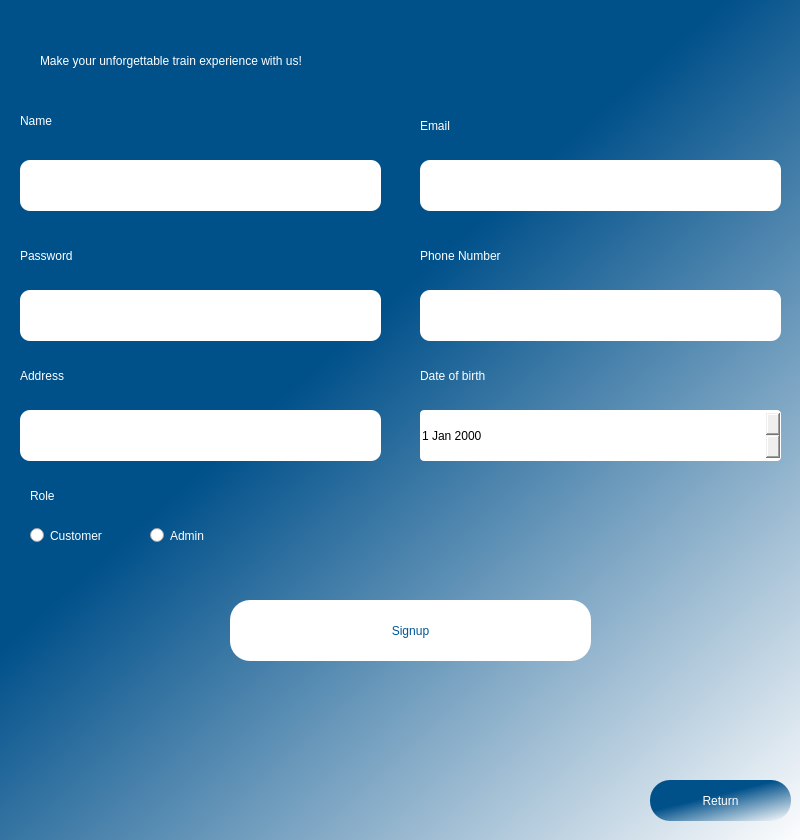
<?xml version="1.0" encoding="UTF-8"?>
<ui version="4.0">
 <class>Dialog</class>
 <widget class="QDialog" name="Dialog">
  <property name="geometry">
   <rect>
    <x>0</x>
    <y>0</y>
    <width>800</width>
    <height>840</height>
   </rect>
  </property>
  <property name="windowTitle">
   <string>Dialog</string>
  </property>
  <widget class="QWidget" name="frame" native="true">
   <property name="geometry">
    <rect>
     <x>0</x>
     <y>0</y>
     <width>800</width>
     <height>850</height>
    </rect>
   </property>
   <property name="styleSheet">
    <string notr="true">QWidget#frame{
    
	background-color: qlineargradient(spread:pad, x1:0.467, y1:0.37, x2:1, y2:1, stop:0 rgba(0, 80, 138, 255), stop:1 rgba(255, 255, 255, 255));
	
}</string>
   </property>
   <widget class="QLabel" name="title">
    <property name="geometry">
     <rect>
      <x>40</x>
      <y>30</y>
      <width>721</width>
      <height>61</height>
     </rect>
    </property>
    <property name="styleSheet">
     <string notr="true">font: 20 20pt &quot;Sitka Heading Semibold&quot;;
color: rgb(255, 255, 255);</string>
    </property>
    <property name="text">
     <string>Make your unforgettable train experience with us!</string>
    </property>
   </widget>
   <widget class="QLineEdit" name="inputName">
    <property name="geometry">
     <rect>
      <x>20</x>
      <y>160</y>
      <width>361</width>
      <height>51</height>
     </rect>
    </property>
    <property name="styleSheet">
     <string notr="true">border-radius: 10px;
</string>
    </property>
   </widget>
   <widget class="QLineEdit" name="inputEmail">
    <property name="geometry">
     <rect>
      <x>420</x>
      <y>160</y>
      <width>361</width>
      <height>51</height>
     </rect>
    </property>
    <property name="styleSheet">
     <string notr="true">border-radius: 10px;</string>
    </property>
   </widget>
   <widget class="QLabel" name="nameLabel">
    <property name="geometry">
     <rect>
      <x>20</x>
      <y>100</y>
      <width>211</width>
      <height>41</height>
     </rect>
    </property>
    <property name="styleSheet">
     <string notr="true">font: 20 17pt &quot;Sitka Heading Semibold&quot;;
color: rgb(255, 255, 255);</string>
    </property>
    <property name="text">
     <string>Name</string>
    </property>
   </widget>
   <widget class="QLabel" name="emailLabel">
    <property name="geometry">
     <rect>
      <x>420</x>
      <y>110</y>
      <width>181</width>
      <height>31</height>
     </rect>
    </property>
    <property name="styleSheet">
     <string notr="true">font: 20 17pt &quot;Sitka Heading Semibold&quot;;
color: rgb(255, 255, 255);</string>
    </property>
    <property name="text">
     <string>Email</string>
    </property>
   </widget>
   <widget class="QPushButton" name="signupButton">
    <property name="geometry">
     <rect>
      <x>230</x>
      <y>600</y>
      <width>361</width>
      <height>61</height>
     </rect>
    </property>
    <property name="styleSheet">
     <string notr="true">QPushButton{
border-radius: 20px;
background-color: rgb(255, 255, 255);
font: 63 12pt &quot;Sitka Small Semibold&quot;;
color:rgb(0, 86, 148);
}

QPushButton:hover{
	background-color: #00508a;
	color:white;
}</string>
    </property>
    <property name="text">
     <string>Signup</string>
    </property>
   </widget>
   <widget class="QLineEdit" name="inputPassword">
    <property name="geometry">
     <rect>
      <x>20</x>
      <y>290</y>
      <width>361</width>
      <height>51</height>
     </rect>
    </property>
    <property name="styleSheet">
     <string notr="true">border-radius: 10px;</string>
    </property>
   </widget>
   <widget class="QLineEdit" name="inputNumber">
    <property name="geometry">
     <rect>
      <x>420</x>
      <y>290</y>
      <width>361</width>
      <height>51</height>
     </rect>
    </property>
    <property name="styleSheet">
     <string notr="true">border-radius: 10px;</string>
    </property>
   </widget>
   <widget class="QLabel" name="passwordLabel">
    <property name="geometry">
     <rect>
      <x>20</x>
      <y>240</y>
      <width>181</width>
      <height>31</height>
     </rect>
    </property>
    <property name="styleSheet">
     <string notr="true">font: 20 17pt &quot;Sitka Heading Semibold&quot;;
color: rgb(255, 255, 255);</string>
    </property>
    <property name="text">
     <string>Password</string>
    </property>
   </widget>
   <widget class="QLabel" name="phoneLabel">
    <property name="geometry">
     <rect>
      <x>420</x>
      <y>240</y>
      <width>181</width>
      <height>31</height>
     </rect>
    </property>
    <property name="styleSheet">
     <string notr="true">font: 20 17pt &quot;Sitka Heading Semibold&quot;;
color: rgb(255, 255, 255);</string>
    </property>
    <property name="text">
     <string>Phone Number</string>
    </property>
   </widget>
   <widget class="QLabel" name="dobLabel">
    <property name="geometry">
     <rect>
      <x>420</x>
      <y>360</y>
      <width>181</width>
      <height>31</height>
     </rect>
    </property>
    <property name="styleSheet">
     <string notr="true">font: 20 17pt &quot;Sitka Heading Semibold&quot;;
color: rgb(255, 255, 255);</string>
    </property>
    <property name="text">
     <string>Date of birth</string>
    </property>
   </widget>
   <widget class="QLineEdit" name="inputAddress">
    <property name="geometry">
     <rect>
      <x>20</x>
      <y>410</y>
      <width>361</width>
      <height>51</height>
     </rect>
    </property>
    <property name="styleSheet">
     <string notr="true">border-radius: 10px;</string>
    </property>
   </widget>
   <widget class="QLabel" name="addressLabel">
    <property name="geometry">
     <rect>
      <x>20</x>
      <y>360</y>
      <width>181</width>
      <height>31</height>
     </rect>
    </property>
    <property name="styleSheet">
     <string notr="true">font: 20 17pt &quot;Sitka Heading Semibold&quot;;
color: rgb(255, 255, 255);</string>
    </property>
    <property name="text">
     <string>Address</string>
    </property>
   </widget>
   <widget class="QLabel" name="roleLabel">
    <property name="geometry">
     <rect>
      <x>30</x>
      <y>480</y>
      <width>181</width>
      <height>31</height>
     </rect>
    </property>
    <property name="styleSheet">
     <string notr="true">font: 20 17pt &quot;Sitka Heading Semibold&quot;;
color: rgb(255, 255, 255);</string>
    </property>
    <property name="text">
     <string>Role</string>
    </property>
   </widget>
   <widget class="QDateEdit" name="inputDob">
    <property name="geometry">
     <rect>
      <x>420</x>
      <y>410</y>
      <width>361</width>
      <height>51</height>
     </rect>
    </property>
    <property name="styleSheet">
     <string notr="true">border-radius: 4px;
font: 20 17pt &quot;Sitka Heading Semibold&quot;;
color: black;</string>
    </property>
    <property name="maximumDateTime">
     <datetime>
      <hour>23</hour>
      <minute>59</minute>
      <second>59</second>
      <year>2023</year>
      <month>5</month>
      <day>21</day>
     </datetime>
    </property>
    <property name="minimumDateTime">
     <datetime>
      <hour>0</hour>
      <minute>0</minute>
      <second>0</second>
      <year>1900</year>
      <month>1</month>
      <day>1</day>
     </datetime>
    </property>
    <property name="maximumTime">
     <time>
      <hour>23</hour>
      <minute>59</minute>
      <second>59</second>
     </time>
    </property>
   </widget>
   <widget class="QRadioButton" name="customerRadioButton">
    <property name="geometry">
     <rect>
      <x>30</x>
      <y>510</y>
      <width>101</width>
      <height>51</height>
     </rect>
    </property>
    <property name="styleSheet">
     <string notr="true">font: 20 10pt &quot;Sitka Heading Semibold&quot;;
color: rgb(255, 255, 255);</string>
    </property>
    <property name="text">
     <string>Customer</string>
    </property>
   </widget>
   <widget class="QRadioButton" name="adminRadioButton">
    <property name="geometry">
     <rect>
      <x>150</x>
      <y>510</y>
      <width>101</width>
      <height>51</height>
     </rect>
    </property>
    <property name="styleSheet">
     <string notr="true">font: 20 10pt &quot;Sitka Heading Semibold&quot;;
color: rgb(255, 255, 255);</string>
    </property>
    <property name="text">
     <string>Admin</string>
    </property>
   </widget>
   <widget class="QPushButton" name="returnButton">
    <property name="geometry">
     <rect>
      <x>650</x>
      <y>780</y>
      <width>141</width>
      <height>41</height>
     </rect>
    </property>
    <property name="styleSheet">
     <string notr="true">QPushButton{
border-radius: 20px;
background-color:qlineargradient(spread:pad, x1:0.467, y1:0.37, x2:1, y2:1, stop:0 rgba(0, 80, 138, 255), stop:1 rgba(255, 255, 255, 255));
font: 63 12pt &quot;Sitka Small Semibold&quot;;
color:white;
}

QPushButton:hover{
	background-color: white;
	color: #00508a;
}</string>
    </property>
    <property name="text">
     <string>Return</string>
    </property>
   </widget>
   <widget class="QLabel" name="error">
    <property name="geometry">
     <rect>
      <x>30</x>
      <y>550</y>
      <width>171</width>
      <height>21</height>
     </rect>
    </property>
    <property name="styleSheet">
     <string notr="true">font: 10pt &quot;Sitka Heading Semibold&quot;;
color:rgb(180, 0, 0)</string>
    </property>
    <property name="text">
     <string/>
    </property>
   </widget>
   <widget class="QLabel" name="errorMsg">
    <property name="geometry">
     <rect>
      <x>290</x>
      <y>670</y>
      <width>261</width>
      <height>21</height>
     </rect>
    </property>
    <property name="styleSheet">
     <string notr="true">font: 10pt &quot;Sitka Heading Semibold&quot;;
color:rgb(180, 0, 0)</string>
    </property>
    <property name="text">
     <string/>
    </property>
   </widget>
  </widget>
 </widget>
 <resources/>
 <connections/>
</ui>
